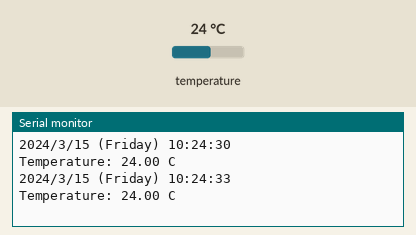
A sketch run on a simulated Arduino Uno, built with avr-gcc and run on an emulated ATmega328P. On the bench: the last lines printed to the serial monitor. The test bench sets the inputs (shaded band); at power-on: temperature 24 °C. The local clock reads 2024-03-15 10:24:30 at power-on unless the sketch sets it.

Above: at 3.8 s.
3.9 s: temperature set to 12 °C
At 6.8 s:
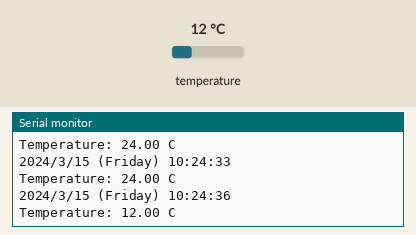
7.8 s: temperature set to 19 °C
At 10.5 s:
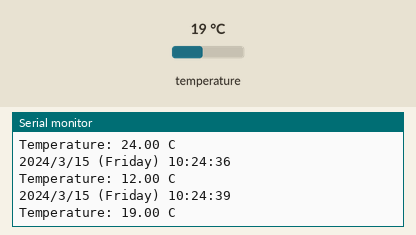
Timing chart, 0 to 12.0 s (numbered marks = the images above; inputs shaded):
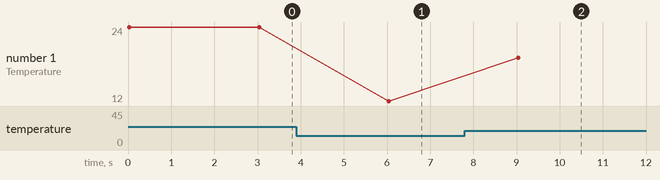

Measured:
- after the input at 3.9 s, the serial monitor: prints a new line after 2.1 s (image 1)
- after the input at 7.8 s, the serial monitor: prints a new line after 1.2 s (image 2)
- plotted number 1: 24 → 12 after the input at 3.9 s, 12 → 19 after the input at 7.8 s

The sketch:

A020-I2C_conLIb.ino
```cpp
#include "RTClib.h"

RTC_DS3231 rtc;

char daysOfTheWeek[7][12] = {"Sunday", "Monday", "Tuesday", "Wednesday", "Thursday", "Friday", "Saturday"};

void setup () {
  Serial.begin(9600);

  if (! rtc.begin()) {
    Serial.println("Couldn't find RTC");
    Serial.flush();
    while (1) delay(10);
  }

  if (rtc.lostPower()) {
    Serial.println("RTC lost power, let's set the time!");
    // When time needs to be set on a new device, or after a power loss, the
    // following line sets the RTC to the date & time this sketch was compiled
    rtc.adjust(DateTime(F(__DATE__), F(__TIME__)));
    // This line sets the RTC with an explicit date & time, for example to set
    // January 21, 2014 at 3am you would call:
    // rtc.adjust(DateTime(2014, 1, 21, 3, 0, 0));
  }

  // When time needs to be re-set on a previously configured device, the
  // following line sets the RTC to the date & time this sketch was compiled
  // rtc.adjust(DateTime(F(__DATE__), F(__TIME__)));
  // This line sets the RTC with an explicit date & time, for example to set
  // January 21, 2014 at 3am you would call:
  // rtc.adjust(DateTime(2014, 1, 21, 3, 0, 0));
}

void loop () {
    DateTime now = rtc.now();

    Serial.print(now.year(), DEC);
    Serial.print('/');
    Serial.print(now.month(), DEC);
    Serial.print('/');
    Serial.print(now.day(), DEC);
    Serial.print(" (");
    Serial.print(daysOfTheWeek[now.dayOfTheWeek()]);
    Serial.print(") ");
    Serial.print(now.hour(), DEC);
    Serial.print(':');
    Serial.print(now.minute(), DEC);
    Serial.print(':');
    Serial.print(now.second(), DEC);
    Serial.println();

    Serial.print("Temperature: ");
    Serial.print(rtc.getTemperature());
    Serial.println(" C");

    Serial.println();
    delay(3000);
}
```
